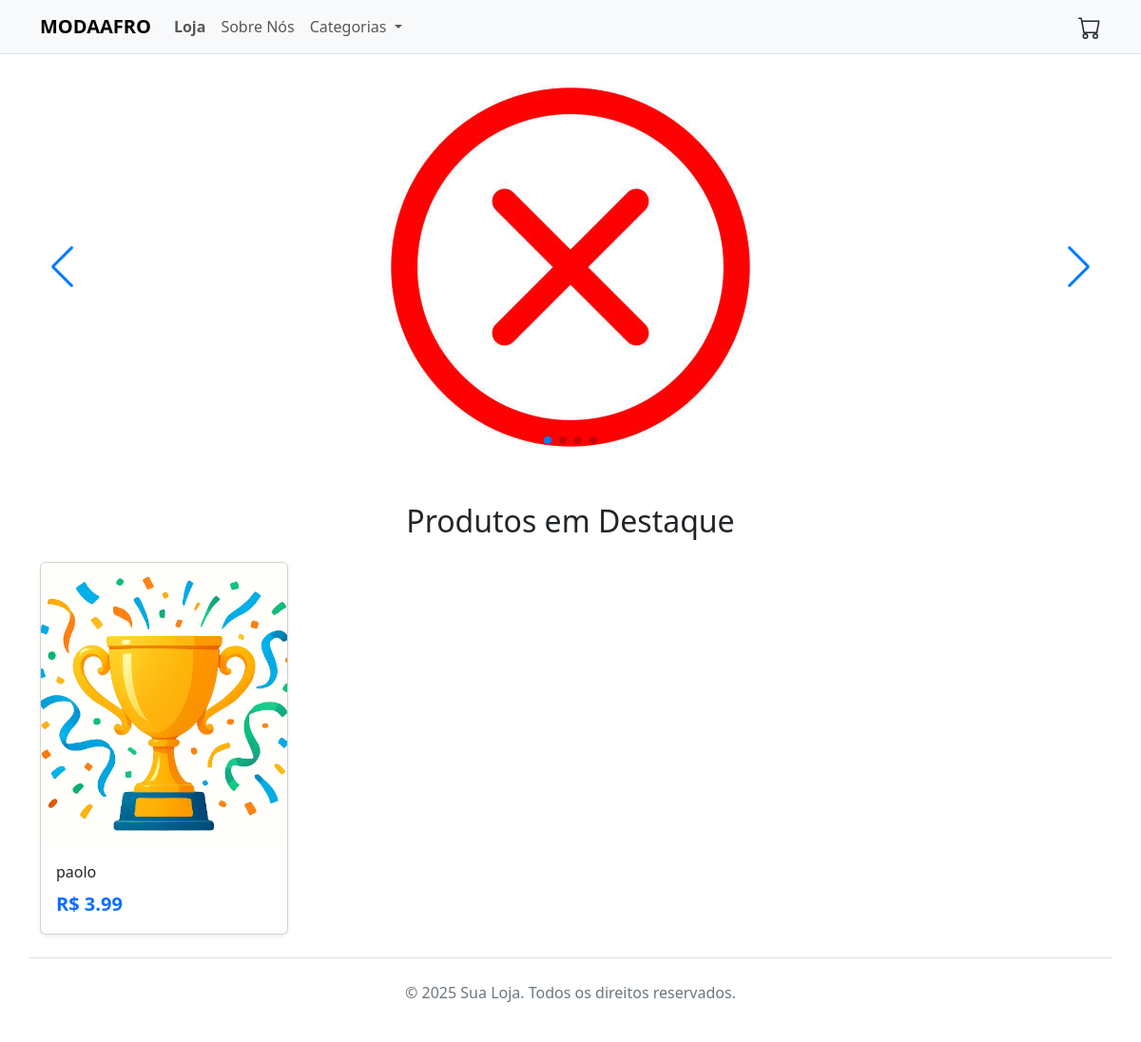
The page / on the database its author committed.
### models.py (models this page shows)
class Banner(db.Model):
    id = db.Column(db.Integer, primary_key=True)
    imagem_url = db.Column(db.String(300), nullable=False)
    link_url = db.Column(db.String(300)) # Link para produto ou URL externa
    ordem = db.Column(db.Integer)

class Produto(db.Model):
    id = db.Column(db.Integer, primary_key=True)
    nome = db.Column(db.String(200), nullable=False)
    descricao = db.Column(db.Text, nullable=True)
    preco = db.Column(db.Float, nullable=False)
    destaque = db.Column(db.Boolean, default=False) # Para "produtos em destaque"
    categorias = db.relationship('Categoria', secondary=produto_categoria,
                                 lazy='subquery', backref=db.backref('produtos', lazy=True))
    imagens = db.relationship('ImagemProduto', backref='produto', lazy=True, cascade="all, delete-orphan")
    imagem_destaque_url = db.Column(db.String(300))

class SiteSettings(db.Model):
    id = db.Column(db.Integer, primary_key=True)
    chave = db.Column(db.String(100), unique=True)
    valor = db.Column(db.Text)

### app.py (the view)
@app.route('/')
def index():
    context = get_site_context()
    banners = Banner.query.order_by(Banner.ordem).all()
    produtos_destaque = Produto.query.filter_by(destaque=True).limit(8).all()
    return render_template('index.html',
                           **context,
                           banners=banners,
                           produtos=produtos_destaque)

### app.py (called while the page is built)
def get_site_context():
    categorias = Categoria.query.order_by(Categoria.nome).all()
    settings_db = SiteSettings.query.all()
    settings = {s.chave: s.valor for s in settings_db}
    settings.setdefault('whatsapp_number', app.config['WHATSAPP_NUMBER'])
    settings.setdefault('texto_footer', '© 2025 Sua Loja.')
    settings.setdefault('sobre_nos', 'Bem-vindo à nossa loja.')
    return {
        "categorias": categorias,
        "settings": settings
    }

### templates/index.html
{% extends "layout_cliente.html" %}
{% block content %}
    <div class="carousel-container swiper">
        <div class="swiper-wrapper">
            {% for banner in banners %}
            <div class="swiper-slide">
                <a href="{{ banner.link_url or '#' }}">
                    <img src="{{ url_for('uploaded_file', filename=banner.imagem_url) }}" alt="Banner Promocional">
                </a>
            </div>
            {% endfor %}
        </div>
        <div class="swiper-pagination"></div>
        <div class="swiper-button-prev"></div>
        <div class="swiper-button-next"></div>
    </div>
    <section class="featured-products mt-5">
        <h2 class="text-center mb-4">Produtos em Destaque</h2>
        <div class="row row-cols-1 row-cols-sm-2 row-cols-md-3 row-cols-lg-4 g-4">
            {% for produto in produtos %}
            <div class="col">
                <div class="card h-100 shadow-sm product-card-link" data-product-id="{{ produto.id }}" style="cursor: pointer;">
                    <img src="{{ url_for('uploaded_file', filename=produto.imagem_destaque_url) if produto.imagem_destaque_url else url_for('static', filename='images/placeholder.png') }}"
                         class="card-img-top" alt="{{ produto.nome }}"
                         style="height: 300px; object-fit: cover;">
                    <div class="card-body">
                        <h5 class="card-title fs-6">{{ produto.nome }}</h5>
                        <p class="card-text fw-bold text-primary fs-5">R$ {{ "%.2f"|format(produto.preco) }}</p>
                    </div>
                    </div>
            </div>
            {% endfor %}
        </div>
    </section>
{% endblock %}

### templates/layout_cliente.html (shortened to what this page needs)
<!DOCTYPE html>
<html lang="pt-br">
<head>
    <link href="https://cdn.jsdelivr.net/npm/bootstrap@5.3.3/dist/css/bootstrap.min.css" rel="stylesheet">
    <link rel="stylesheet" href="https://cdn.jsdelivr.net/npm/swiper@11/swiper-bundle.min.css" />
    <link rel="stylesheet" href="{{ url_for('static', filename='css/style.css') }}">
</head>
<body data-whatsapp-number="{{ settings.whatsapp_number }}">
    <header>
        <nav class="navbar navbar-expand-lg bg-body-tertiary border-bottom sticky-top">
            <div class="container">
                <a class="navbar-brand fw-bold" href="/">MODAAFRO</a>
                <div class="collapse navbar-collapse" id="main-navbar">
                    <ul class="navbar-nav me-auto mb-2 mb-lg-0">
                        <li class="nav-item">
                            <a class="nav-link fw-bold" href="{{ url_for('loja') }}">Loja</a>
                        </li>
                        <li class="nav-item">
                            <a class="nav-link" href="{{ url_for('sobre') }}">Sobre Nós</a>
                        </li>
                        <li class="nav-item dropdown">
                            <a class="nav-link dropdown-toggle" href="#" role="button" data-bs-toggle="dropdown" aria-expanded="false">
                                Categorias
                            </a>
                        </li>
                    </ul>
                    <div class="nav-icon" id="cart-icon" style="cursor: pointer;">
                    </div>
                </div>
            </div>
        </nav>
    </header>
    <main class="container my-4">
        {% block content %}
        {% endblock %}
    </main>
    <footer class="container text-center py-4 mt-4 border-top">
        <p class="text-secondary">{{ settings.texto_footer | safe }}</p>
    </footer>
</body>
</html>

### static/css/style.css (style rules this page uses)
.carousel-container { width: 100%; height: 300px; background-color: #f4f4f4; margin-bottom: 2rem; border-radius: 8px; overflow: hidden; position: relative; }
.swiper-slide { text-align: center; font-size: 18px; background: #fff; display: flex; justify-content: center; align-items: center; }
.swiper-slide img { display: block; width: 100%; height: 100%; object-fit: cover; }
:root { --swiper-theme-color: #007aff; }
.swiper-button-prev, .swiper-button-next { color: var(--swiper-theme-color) !important; }
@media (min-width: 768px) { .carousel-container { height: 400px; } }
.nav-icon { position: relative; }

### rows shown on the page
Banner: imagem_url (picture)
Produto: imagem_destaque_url (picture), nome "paolo", preco "3.99"
SiteSettings: texto_footer "© 2025 Sua Loja. Todos os direitos reservados."
